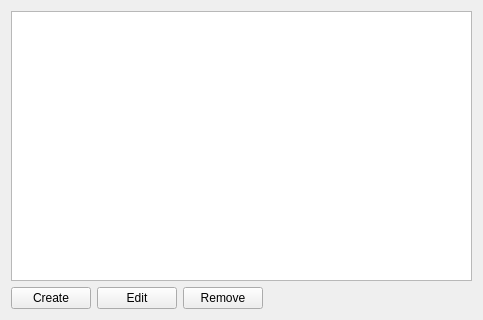
<?xml version="1.0" encoding="UTF-8"?>
<ui version="4.0">
 <class>QSSPage</class>
 <widget class="QWidget" name="QSSPage">
  <property name="geometry">
   <rect>
    <x>0</x>
    <y>0</y>
    <width>483</width>
    <height>320</height>
   </rect>
  </property>
  <property name="windowTitle">
   <string notr="true">Form</string>
  </property>
  <layout class="QGridLayout" name="gridLayout">
   <item row="0" column="0" colspan="4">
    <widget class="QListWidget" name="qssListWidget"/>
   </item>
   <item row="1" column="0">
    <widget class="QPushButton" name="createButton">
     <property name="text">
      <string>Create</string>
     </property>
    </widget>
   </item>
   <item row="1" column="1">
    <widget class="QPushButton" name="editButton">
     <property name="text">
      <string>Edit</string>
     </property>
    </widget>
   </item>
   <item row="1" column="2">
    <widget class="QPushButton" name="removeButton">
     <property name="text">
      <string>Remove</string>
     </property>
    </widget>
   </item>
   <item row="1" column="3">
    <spacer name="horizontalSpacer">
     <property name="orientation">
      <enum>Qt::Horizontal</enum>
     </property>
     <property name="sizeHint" stdset="0">
      <size>
       <width>189</width>
       <height>20</height>
      </size>
     </property>
    </spacer>
   </item>
  </layout>
 </widget>
 <resources/>
 <connections/>
</ui>
